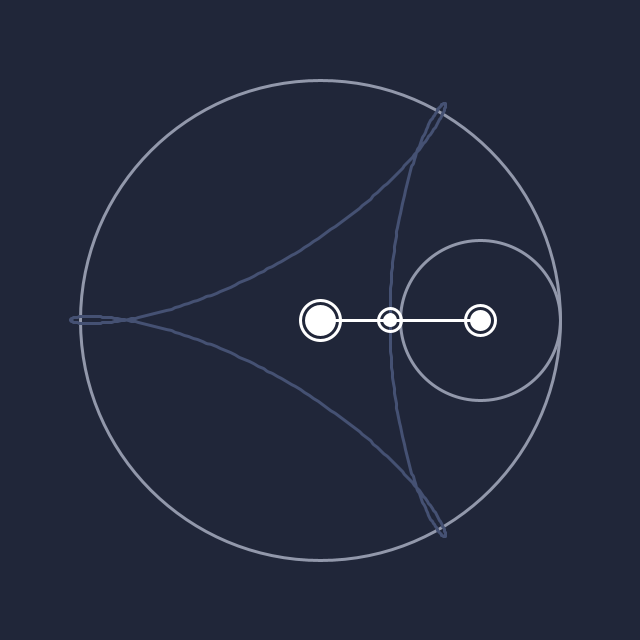
Frame 1 (no input)
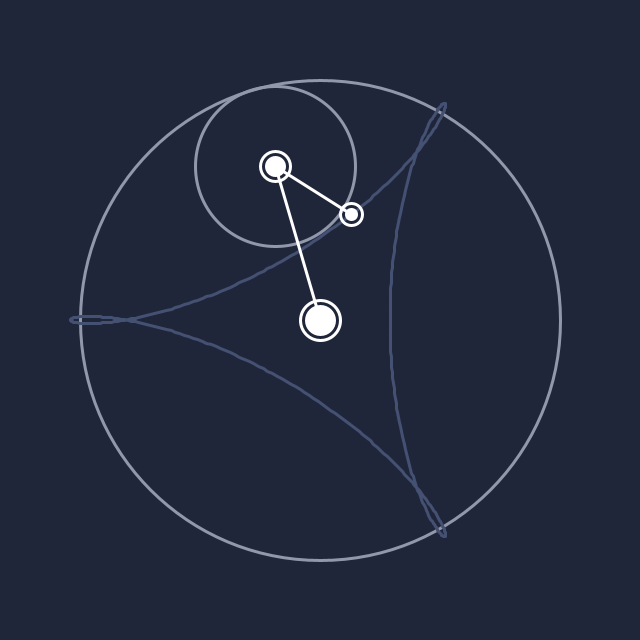
Frame 60 (the mouse pressed at the canvas centre just before this capture)
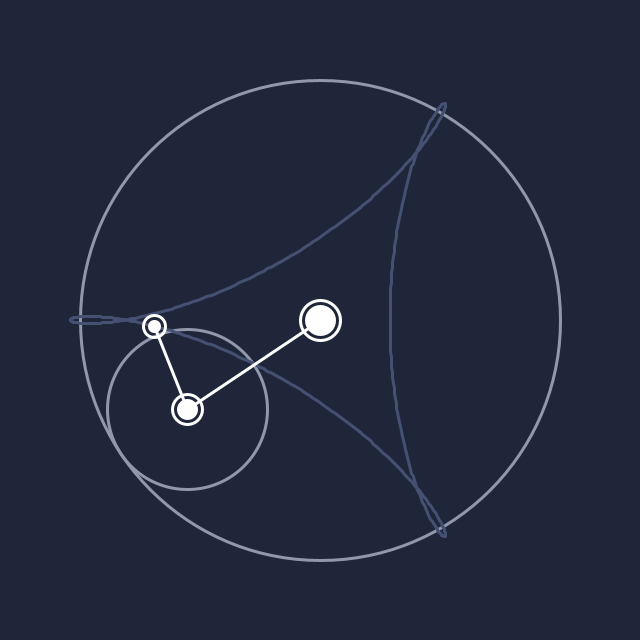
Frame 120 (the mouse held since frame 60 and released just before this capture)

The Processing sketch that drew these frames (run headless with seeded random() and noise(); from frame 60 on, the mouse is pressed at the canvas centre):

// Processing sketch: hypocycloid
// ── hypocycloid.pde
float r1 = 160;
float r2 = 90;
float ratio = 2;
float speed = 100;
float x1, y1, x2, y2, tx1, ty1;
float angle1;

void setup() {
  size(640, 640);
  noStroke();
  rectMode(CENTER);
}

void draw() {
  background(#202639);
  smooth();

  float ang1 = angle1;
  float ang2 = angle1*ratio;

  x1 = width/2 + (r1 * cos(ang1));
  y1 = height/2 + (r1 * sin(ang1));
  x2 = x1 - (r2 * cos(-ang2));
  y2 = y1 - (r2 * sin(-ang2));

  strokeWeight(3);  

  stroke(#9298AB);
  noFill();  
  ellipse(width/2, height/2, r1*(2+2/ratio), r1*(2+2/ratio));
  ellipse(x1, y1, r1*2/ratio, r1*2/ratio);

  strokeJoin(ROUND);
  strokeWeight(3); 
  stroke(#455173);
  beginShape();
  curveVertex(width/2+r1-r2, height/2);
  for (float t = 0; t < PI*2; t += PI/200) {
    tx1 = width/2 + (r1 * cos(t)) - (r2 * cos(-t*ratio));
    ty1 = height/2 + (r1 * sin(t)) - (r2 * sin(-t*ratio));
    curveVertex(tx1, ty1);
  }
  endShape(CLOSE);

  stroke(#FFFFFF);
  line(width/2, height/2, x1, y1);
  line(x1, y1, x2, y2);

  ellipse(width/2, height/2, r1/4, r1/4);
  ellipse(x1, y1, r2/3, r2/3);
  ellipse(x2, y2, r2/4, r2/4);


  fill(#FFFFFF);  
  ellipse(width/2, height/2, r1/4 - 12, r1/4 - 12);
  ellipse(x1, y1, r2/3 - 12, r2/3 - 12);
  ellipse(x2, y2, r2/4 - 12, r2/4 - 12);

  angle1 += -PI / speed;
}
